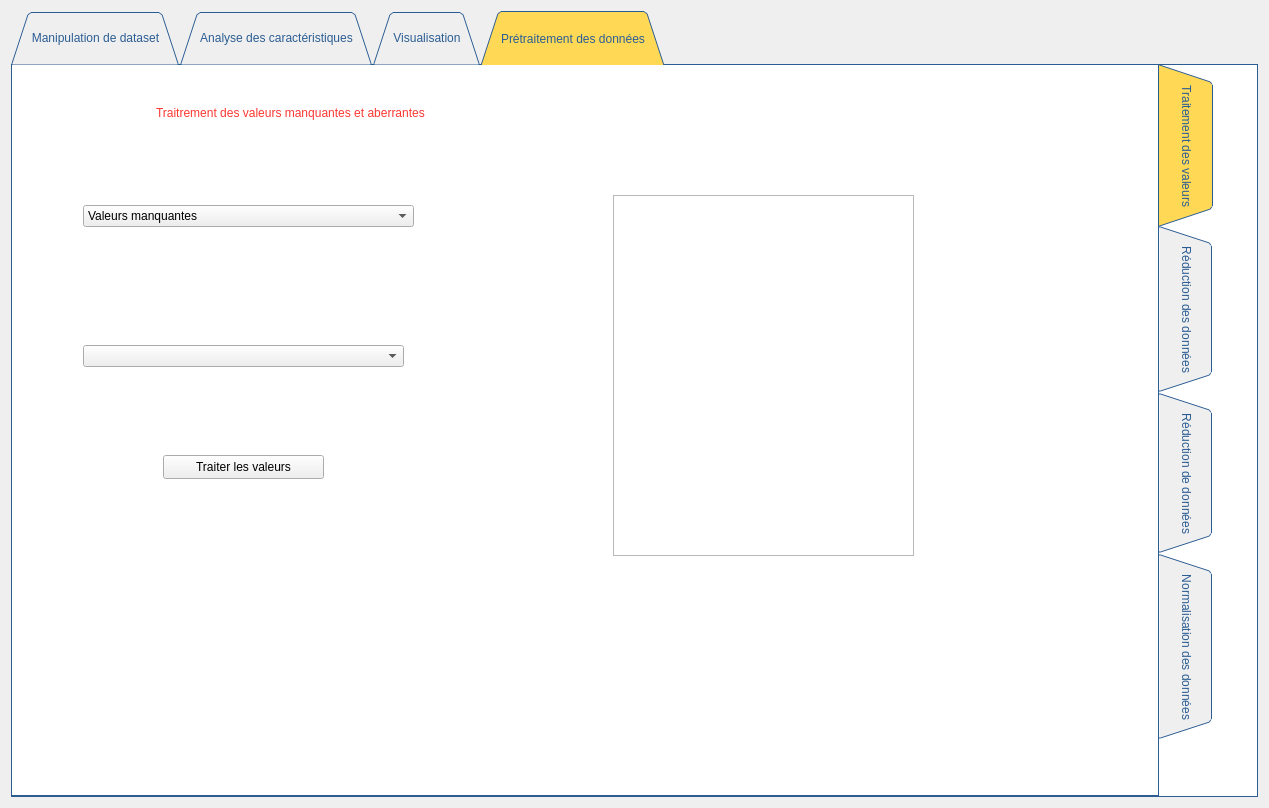
<?xml version="1.0" encoding="UTF-8"?>
<ui version="4.0">
 <class>Form</class>
 <widget class="QWidget" name="Form">
  <property name="windowModality">
   <enum>Qt::NonModal</enum>
  </property>
  <property name="geometry">
   <rect>
    <x>0</x>
    <y>0</y>
    <width>1269</width>
    <height>808</height>
   </rect>
  </property>
  <property name="windowTitle">
   <string>Data Mining Project Part 1</string>
  </property>
  <property name="styleSheet">
   <string notr="true"/>
  </property>
  <layout class="QGridLayout" name="gridLayout_3">
   <item row="0" column="0">
    <layout class="QGridLayout" name="gridLayout_2">
     <item row="0" column="0">
      <widget class="QTabWidget" name="tabWidget">
       <property name="styleSheet">
        <string notr="true">QTabWidget::pane {
  border: 1px solid rgb(43, 93, 147);
  top:-1px; 
  background: white;
} 

QTabBar::tab {
  background: rgb(255, 217, 86); 
  decoration:none;
  border: 5px dashed rgb(255, 217, 86); 
  padding: 15px;
  color:rgb(43, 93, 147);
} 

QTabBar::tab:selected { 
  background: rgb(255, 217, 86); 
  margin-bottom: -1px; 
}
QLabel{
	color:rgb(252, 55, 49);
font: 87 28pt &quot;Aileron Heavy&quot;;
padding:10px;
}

</string>
       </property>
       <property name="tabShape">
        <enum>QTabWidget::Triangular</enum>
       </property>
       <property name="currentIndex">
        <number>3</number>
       </property>
       <property name="documentMode">
        <bool>false</bool>
       </property>
       <property name="tabsClosable">
        <bool>false</bool>
       </property>
       <property name="movable">
        <bool>true</bool>
       </property>
       <property name="tabBarAutoHide">
        <bool>false</bool>
       </property>
       <widget class="QWidget" name="tab">
        <attribute name="title">
         <string>Manipulation de dataset</string>
        </attribute>
        <layout class="QHBoxLayout" name="horizontalLayout_2">
         <item>
          <layout class="QHBoxLayout" name="horizontalLayout">
           <item>
            <widget class="QTabWidget" name="tabWidget_2">
             <property name="styleSheet">
              <string notr="true">pane {
  border: 1px solid rgb(43, 93, 147);
  top:-1px; 
  background: white;
} 

tab {
  background: black; 
  decoration:none;
  border: 5px dashed black; 
  padding: 15px;
  color:rgb(43, 93, 147);
} 

tab:selected { 
  background: rgb(170, 170, 255); 
  margin-bottom: -1px; 
}</string>
             </property>
             <property name="tabPosition">
              <enum>QTabWidget::East</enum>
             </property>
             <property name="tabShape">
              <enum>QTabWidget::Triangular</enum>
             </property>
             <property name="currentIndex">
              <number>2</number>
             </property>
             <property name="elideMode">
              <enum>Qt::ElideLeft</enum>
             </property>
             <property name="movable">
              <bool>true</bool>
             </property>
             <property name="tabBarAutoHide">
              <bool>true</bool>
             </property>
             <widget class="QWidget" name="tab_5">
              <attribute name="title">
               <string>Visualisation du contenu</string>
              </attribute>
              <layout class="QVBoxLayout" name="verticalLayout_2">
               <item>
                <widget class="QLabel" name="label">
                 <property name="styleSheet">
                  <string notr="true"/>
                 </property>
                 <property name="text">
                  <string>Visualisation du contenu de notre dataset</string>
                 </property>
                </widget>
               </item>
               <item>
                <layout class="QVBoxLayout" name="verticalLayout">
                 <item>
                  <widget class="QTableView" name="tableView"/>
                 </item>
                </layout>
               </item>
              </layout>
             </widget>
             <widget class="QWidget" name="tab_7">
              <attribute name="title">
               <string>Description Globale</string>
              </attribute>
              <layout class="QVBoxLayout" name="verticalLayout_4">
               <item>
                <layout class="QVBoxLayout" name="verticalLayout_3">
                 <item>
                  <widget class="QLabel" name="label_2">
                   <property name="text">
                    <string>Description globale de notre dataset</string>
                   </property>
                  </widget>
                 </item>
                 <item>
                  <widget class="QTableView" name="tableView_2"/>
                 </item>
                </layout>
               </item>
              </layout>
             </widget>
             <widget class="QWidget" name="tab_8">
              <attribute name="title">
               <string>Description attributs</string>
              </attribute>
              <layout class="QVBoxLayout" name="verticalLayout_6">
               <item>
                <layout class="QVBoxLayout" name="verticalLayout_5">
                 <item>
                  <widget class="QLabel" name="label_3">
                   <property name="text">
                    <string>Description des attributs</string>
                   </property>
                  </widget>
                 </item>
                 <item>
                  <layout class="QFormLayout" name="formLayout">
                   <property name="rowWrapPolicy">
                    <enum>QFormLayout::DontWrapRows</enum>
                   </property>
                   <property name="formAlignment">
                    <set>Qt::AlignCenter</set>
                   </property>
                   <item row="1" column="0">
                    <widget class="QTableView" name="tableView_3">
                     <property name="minimumSize">
                      <size>
                       <width>500</width>
                       <height>200</height>
                      </size>
                     </property>
                    </widget>
                   </item>
                   <item row="1" column="1">
                    <widget class="QComboBox" name="comboBox">
                     <property name="maximumSize">
                      <size>
                       <width>300</width>
                       <height>16777215</height>
                      </size>
                     </property>
                    </widget>
                   </item>
                   <item row="0" column="1">
                    <widget class="QLabel" name="label_5">
                     <property name="maximumSize">
                      <size>
                       <width>350</width>
                       <height>200</height>
                      </size>
                     </property>
                     <property name="styleSheet">
                      <string notr="true">border-image: url(:/images/resources/growth-chart (1).png);</string>
                     </property>
                     <property name="text">
                      <string/>
                     </property>
                    </widget>
                   </item>
                   <item row="2" column="0">
                    <widget class="QLabel" name="label_21">
                     <property name="minimumSize">
                      <size>
                       <width>150</width>
                       <height>0</height>
                      </size>
                     </property>
                     <property name="styleSheet">
                      <string notr="true">border-image: url(:/images/resources/growth-graph.png);</string>
                     </property>
                     <property name="text">
                      <string/>
                     </property>
                    </widget>
                   </item>
                   <item row="2" column="1">
                    <widget class="QLabel" name="label_22">
                     <property name="maximumSize">
                      <size>
                       <width>150</width>
                       <height>16777215</height>
                      </size>
                     </property>
                     <property name="styleSheet">
                      <string notr="true">border-image: url(:/images/resources/money-growth.png);</string>
                     </property>
                     <property name="text">
                      <string/>
                     </property>
                    </widget>
                   </item>
                  </layout>
                 </item>
                </layout>
               </item>
              </layout>
             </widget>
             <widget class="QWidget" name="tab_9">
              <attribute name="title">
               <string>Mise à Jour</string>
              </attribute>
              <layout class="QVBoxLayout" name="verticalLayout_8">
               <item>
                <layout class="QVBoxLayout" name="verticalLayout_7">
                 <item>
                  <widget class="QLabel" name="label_4">
                   <property name="text">
                    <string>Mise à jour des attributs</string>
                   </property>
                  </widget>
                 </item>
                 <item>
                  <layout class="QHBoxLayout" name="horizontalLayout_5">
                   <item>
                    <widget class="QLabel" name="label_6">
                     <property name="maximumSize">
                      <size>
                       <width>300</width>
                       <height>50</height>
                      </size>
                     </property>
                     <property name="styleSheet">
                      <string notr="true">color:rgb(252, 55, 49);
font: 87 15pt &quot;Aileron Heavy&quot;;
padding:10px;</string>
                     </property>
                     <property name="text">
                      <string>Chercher</string>
                     </property>
                    </widget>
                   </item>
                   <item>
                    <widget class="QTextEdit" name="textEdit">
                     <property name="maximumSize">
                      <size>
                       <width>500</width>
                       <height>50</height>
                      </size>
                     </property>
                     <property name="styleSheet">
                      <string notr="true">color:rgb(43, 93, 147);
font: 20pt &quot;Roboto&quot;;
</string>
                     </property>
                    </widget>
                   </item>
                   <item>
                    <widget class="QComboBox" name="comboBox_2">
                     <property name="maximumSize">
                      <size>
                       <width>200</width>
                       <height>16777215</height>
                      </size>
                     </property>
                    </widget>
                   </item>
                  </layout>
                 </item>
                 <item>
                  <widget class="QTableView" name="tableView_4">
                   <property name="minimumSize">
                    <size>
                     <width>0</width>
                     <height>500</height>
                    </size>
                   </property>
                   <property name="styleSheet">
                    <string notr="true"/>
                   </property>
                  </widget>
                 </item>
                 <item>
                  <widget class="QPushButton" name="pushButton">
                   <property name="styleSheet">
                    <string notr="true">color:rgb(252, 55, 49);
font: 87 15pt &quot;Aileron Heavy&quot;;
padding:10px;
border: 2px solid rgb(252, 55, 49);
border-radius:20px;</string>
                   </property>
                   <property name="text">
                    <string>Modifier</string>
                   </property>
                  </widget>
                 </item>
                </layout>
               </item>
              </layout>
             </widget>
            </widget>
           </item>
          </layout>
         </item>
        </layout>
       </widget>
       <widget class="QWidget" name="tab_2">
        <attribute name="title">
         <string>Analyse des caractéristiques</string>
        </attribute>
        <layout class="QHBoxLayout" name="horizontalLayout_4">
         <item>
          <layout class="QHBoxLayout" name="horizontalLayout_3">
           <item>
            <widget class="QTabWidget" name="tabWidget_3">
             <property name="tabPosition">
              <enum>QTabWidget::East</enum>
             </property>
             <property name="tabShape">
              <enum>QTabWidget::Triangular</enum>
             </property>
             <property name="currentIndex">
              <number>0</number>
             </property>
             <widget class="QWidget" name="tab_6">
              <attribute name="title">
               <string>Tendances centrales et symétries</string>
              </attribute>
              <layout class="QVBoxLayout" name="verticalLayout_10">
               <item>
                <layout class="QVBoxLayout" name="verticalLayout_9">
                 <item>
                  <widget class="QLabel" name="label_7">
                   <property name="text">
                    <string>Mesures de tendances centrales et asymétrie</string>
                   </property>
                  </widget>
                 </item>
                 <item>
                  <layout class="QHBoxLayout" name="horizontalLayout_6">
                   <item>
                    <widget class="QLabel" name="label_8">
                     <property name="maximumSize">
                      <size>
                       <width>300</width>
                       <height>50</height>
                      </size>
                     </property>
                     <property name="styleSheet">
                      <string notr="true">color:rgb(252, 55, 49);
font: 87 15pt &quot;Aileron Heavy&quot;;
padding:10px;</string>
                     </property>
                     <property name="text">
                      <string>Chercher attribut</string>
                     </property>
                    </widget>
                   </item>
                   <item>
                    <widget class="QComboBox" name="comboBox_3">
                     <property name="maximumSize">
                      <size>
                       <width>300</width>
                       <height>30</height>
                      </size>
                     </property>
                    </widget>
                   </item>
                   <item>
                    <widget class="QLabel" name="label_9">
                     <property name="maximumSize">
                      <size>
                       <width>90</width>
                       <height>50</height>
                      </size>
                     </property>
                     <property name="styleSheet">
                      <string notr="true">border-image: url(:/images/resources/circle-chart.png);</string>
                     </property>
                     <property name="text">
                      <string/>
                     </property>
                    </widget>
                   </item>
                  </layout>
                 </item>
                </layout>
               </item>
               <item>
                <widget class="QTableView" name="tableView_5">
                 <property name="minimumSize">
                  <size>
                   <width>0</width>
                   <height>500</height>
                  </size>
                 </property>
                </widget>
               </item>
              </layout>
             </widget>
             <widget class="QWidget" name="tab_11">
              <attribute name="title">
               <string>Dispersion et Outliers</string>
              </attribute>
              <layout class="QVBoxLayout" name="verticalLayout_12">
               <item>
                <layout class="QVBoxLayout" name="verticalLayout_11">
                 <item>
                  <widget class="QLabel" name="label_10">
                   <property name="text">
                    <string>Mesures de dispersion et données abberantes</string>
                   </property>
                  </widget>
                 </item>
                 <item>
                  <layout class="QHBoxLayout" name="horizontalLayout_7">
                   <item>
                    <widget class="QLabel" name="label_11">
                     <property name="maximumSize">
                      <size>
                       <width>16777215</width>
                       <height>50</height>
                      </size>
                     </property>
                     <property name="styleSheet">
                      <string notr="true">color:rgb(252, 55, 49);
font: 87 15pt &quot;Aileron Heavy&quot;;
padding:10px;</string>
                     </property>
                     <property name="text">
                      <string>Chercher attribut</string>
                     </property>
                    </widget>
                   </item>
                   <item>
                    <widget class="QComboBox" name="comboBox_4">
                     <property name="maximumSize">
                      <size>
                       <width>300</width>
                       <height>30</height>
                      </size>
                     </property>
                    </widget>
                   </item>
                   <item>
                    <widget class="QLabel" name="label_12">
                     <property name="maximumSize">
                      <size>
                       <width>150</width>
                       <height>50</height>
                      </size>
                     </property>
                     <property name="styleSheet">
                      <string notr="true">border-image: url(:/images/resources/network-chart.png);</string>
                     </property>
                     <property name="text">
                      <string/>
                     </property>
                    </widget>
                   </item>
                  </layout>
                 </item>
                </layout>
               </item>
               <item>
                <widget class="QTableView" name="tableView_6"/>
               </item>
              </layout>
             </widget>
             <widget class="QWidget" name="tab_12">
              <attribute name="title">
               <string>Boite à Moustaches</string>
              </attribute>
              <layout class="QVBoxLayout" name="verticalLayout_14">
               <item>
                <layout class="QVBoxLayout" name="verticalLayout_13">
                 <item>
                  <widget class="QLabel" name="label_13">
                   <property name="maximumSize">
                    <size>
                     <width>16777215</width>
                     <height>100</height>
                    </size>
                   </property>
                   <property name="text">
                    <string>Boite à moustaches et données abberantes</string>
                   </property>
                  </widget>
                 </item>
                 <item>
                  <layout class="QHBoxLayout" name="horizontalLayout_8">
                   <item>
                    <widget class="QLabel" name="label_14">
                     <property name="maximumSize">
                      <size>
                       <width>16777215</width>
                       <height>50</height>
                      </size>
                     </property>
                     <property name="styleSheet">
                      <string notr="true">color:rgb(252, 55, 49);
font: 87 15pt &quot;Aileron Heavy&quot;;
padding:10px;</string>
                     </property>
                     <property name="text">
                      <string>Choisir attribut</string>
                     </property>
                    </widget>
                   </item>
                   <item>
                    <widget class="QComboBox" name="comboBox_5">
                     <property name="minimumSize">
                      <size>
                       <width>200</width>
                       <height>30</height>
                      </size>
                     </property>
                     <property name="maximumSize">
                      <size>
                       <width>500</width>
                       <height>30</height>
                      </size>
                     </property>
                    </widget>
                   </item>
                  </layout>
                 </item>
                </layout>
               </item>
              </layout>
             </widget>
             <widget class="QWidget" name="tab_10">
              <attribute name="title">
               <string>Histogramme</string>
              </attribute>
              <layout class="QVBoxLayout" name="verticalLayout_16">
               <item>
                <layout class="QVBoxLayout" name="verticalLayout_15">
                 <item>
                  <widget class="QLabel" name="label_15">
                   <property name="maximumSize">
                    <size>
                     <width>16777215</width>
                     <height>100</height>
                    </size>
                   </property>
                   <property name="text">
                    <string>Histogramme et distribution de données</string>
                   </property>
                  </widget>
                 </item>
                 <item>
                  <layout class="QHBoxLayout" name="horizontalLayout_9">
                   <item>
                    <widget class="QLabel" name="label_16">
                     <property name="maximumSize">
                      <size>
                       <width>16777215</width>
                       <height>50</height>
                      </size>
                     </property>
                     <property name="styleSheet">
                      <string notr="true">color:rgb(252, 55, 49);
font: 87 15pt &quot;Aileron Heavy&quot;;
padding:10px;</string>
                     </property>
                     <property name="text">
                      <string>Choisir attribut</string>
                     </property>
                    </widget>
                   </item>
                   <item>
                    <widget class="QComboBox" name="comboBox_6">
                     <property name="minimumSize">
                      <size>
                       <width>200</width>
                       <height>30</height>
                      </size>
                     </property>
                     <property name="maximumSize">
                      <size>
                       <width>500</width>
                       <height>16777215</height>
                      </size>
                     </property>
                    </widget>
                   </item>
                  </layout>
                 </item>
                </layout>
               </item>
              </layout>
             </widget>
            </widget>
           </item>
          </layout>
         </item>
        </layout>
       </widget>
       <widget class="QWidget" name="tab_13">
        <attribute name="title">
         <string>Visualisation</string>
        </attribute>
        <layout class="QVBoxLayout" name="verticalLayout_18">
         <item>
          <layout class="QVBoxLayout" name="verticalLayout_17">
           <item>
            <widget class="QLabel" name="label_17">
             <property name="maximumSize">
              <size>
               <width>16777215</width>
               <height>100</height>
              </size>
             </property>
             <property name="text">
              <string>Diagrammes de dispersion des données et corrélations entre les attributs</string>
             </property>
            </widget>
           </item>
           <item>
            <layout class="QHBoxLayout" name="horizontalLayout_10">
             <item>
              <widget class="QLabel" name="label_18">
               <property name="maximumSize">
                <size>
                 <width>16777215</width>
                 <height>50</height>
                </size>
               </property>
               <property name="styleSheet">
                <string notr="true">color:rgb(252, 55, 49);
font: 87 15pt &quot;Aileron Heavy&quot;;
padding:10px;</string>
               </property>
               <property name="text">
                <string>Choisir les attributs</string>
               </property>
              </widget>
             </item>
             <item>
              <layout class="QVBoxLayout" name="verticalLayout_19">
               <item>
                <widget class="QLabel" name="label_19">
                 <property name="maximumSize">
                  <size>
                   <width>16777215</width>
                   <height>50</height>
                  </size>
                 </property>
                 <property name="styleSheet">
                  <string notr="true">color:rgb(252, 55, 49);
font: 87 15pt &quot;Aileron Heavy&quot;;
padding:10px;</string>
                 </property>
                 <property name="text">
                  <string>Axes X</string>
                 </property>
                </widget>
               </item>
               <item>
                <widget class="QComboBox" name="comboBox_7">
                 <property name="minimumSize">
                  <size>
                   <width>0</width>
                   <height>30</height>
                  </size>
                 </property>
                 <property name="maximumSize">
                  <size>
                   <width>300</width>
                   <height>16777215</height>
                  </size>
                 </property>
                </widget>
               </item>
              </layout>
             </item>
             <item>
              <layout class="QVBoxLayout" name="verticalLayout_20">
               <item>
                <layout class="QVBoxLayout" name="verticalLayout_21">
                 <item>
                  <widget class="QLabel" name="label_20">
                   <property name="maximumSize">
                    <size>
                     <width>16777215</width>
                     <height>50</height>
                    </size>
                   </property>
                   <property name="styleSheet">
                    <string notr="true">color:rgb(252, 55, 49);
font: 87 15pt &quot;Aileron Heavy&quot;;
padding:10px;</string>
                   </property>
                   <property name="text">
                    <string>Axes Y</string>
                   </property>
                  </widget>
                 </item>
                 <item>
                  <widget class="QComboBox" name="comboBox_8">
                   <property name="minimumSize">
                    <size>
                     <width>0</width>
                     <height>30</height>
                    </size>
                   </property>
                   <property name="maximumSize">
                    <size>
                     <width>300</width>
                     <height>16777215</height>
                    </size>
                   </property>
                  </widget>
                 </item>
                </layout>
               </item>
              </layout>
             </item>
            </layout>
           </item>
          </layout>
         </item>
        </layout>
       </widget>
       <widget class="QWidget" name="tab_3">
        <attribute name="title">
         <string>Prétraitement des données</string>
        </attribute>
        <widget class="QTabWidget" name="tabWidget_4">
         <property name="geometry">
          <rect>
           <x>-40</x>
           <y>0</y>
           <width>1241</width>
           <height>731</height>
          </rect>
         </property>
         <property name="styleSheet">
          <string notr="true">pane {
  border: 1px solid rgb(43, 93, 147);
  top:-1px; 
  background: white;
} 

tab {
  background: black; 
  decoration:none;
  border: 5px dashed black; 
  padding: 15px;
  color:rgb(43, 93, 147);
} 

tab:selected { 
  background: rgb(170, 170, 255); 
  margin-bottom: -1px; 
}</string>
         </property>
         <property name="tabPosition">
          <enum>QTabWidget::East</enum>
         </property>
         <property name="tabShape">
          <enum>QTabWidget::Triangular</enum>
         </property>
         <property name="currentIndex">
          <number>0</number>
         </property>
         <property name="elideMode">
          <enum>Qt::ElideLeft</enum>
         </property>
         <property name="movable">
          <bool>true</bool>
         </property>
         <property name="tabBarAutoHide">
          <bool>true</bool>
         </property>
         <widget class="QWidget" name="tab_14">
          <attribute name="title">
           <string>Traitement des valeurs</string>
          </attribute>
          <widget class="QComboBox" name="comboBox_12">
           <property name="geometry">
            <rect>
             <x>110</x>
             <y>280</y>
             <width>321</width>
             <height>22</height>
            </rect>
           </property>
          </widget>
          <widget class="QPushButton" name="pushButton_3">
           <property name="geometry">
            <rect>
             <x>190</x>
             <y>390</y>
             <width>161</width>
             <height>24</height>
            </rect>
           </property>
           <property name="text">
            <string>Traiter les valeurs</string>
           </property>
          </widget>
          <widget class="QListView" name="listView">
           <property name="geometry">
            <rect>
             <x>640</x>
             <y>130</y>
             <width>301</width>
             <height>361</height>
            </rect>
           </property>
          </widget>
          <widget class="QLabel" name="label_23">
           <property name="geometry">
            <rect>
             <x>170</x>
             <y>17</y>
             <width>853</width>
             <height>62</height>
            </rect>
           </property>
           <property name="text">
            <string>Traitrement des valeurs manquantes et aberrantes</string>
           </property>
          </widget>
          <widget class="QComboBox" name="comboBox_11">
           <property name="geometry">
            <rect>
             <x>110</x>
             <y>140</y>
             <width>331</width>
             <height>22</height>
            </rect>
           </property>
           <item>
            <property name="text">
             <string>Valeurs manquantes</string>
            </property>
           </item>
           <item>
            <property name="text">
             <string>Valeurs aberrantes</string>
            </property>
           </item>
          </widget>
         </widget>
         <widget class="QWidget" name="tab_15">
          <attribute name="title">
           <string>Réduction des données</string>
          </attribute>
          <widget class="QLabel" name="label_24">
           <property name="geometry">
            <rect>
             <x>340</x>
             <y>10</y>
             <width>491</width>
             <height>81</height>
            </rect>
           </property>
           <property name="text">
            <string>Discrétisation</string>
           </property>
          </widget>
          <widget class="QComboBox" name="comboBox_13">
           <property name="enabled">
            <bool>false</bool>
           </property>
           <property name="geometry">
            <rect>
             <x>580</x>
             <y>180</y>
             <width>391</width>
             <height>22</height>
            </rect>
           </property>
          </widget>
          <widget class="QLabel" name="label_31">
           <property name="geometry">
            <rect>
             <x>640</x>
             <y>100</y>
             <width>271</width>
             <height>81</height>
            </rect>
           </property>
           <property name="text">
            <string>Choisir attribut</string>
           </property>
          </widget>
          <widget class="QLabel" name="label_32">
           <property name="geometry">
            <rect>
             <x>180</x>
             <y>100</y>
             <width>271</width>
             <height>81</height>
            </rect>
           </property>
           <property name="text">
            <string>Choisir classe</string>
           </property>
          </widget>
          <widget class="QComboBox" name="comboBox_14">
           <property name="geometry">
            <rect>
             <x>120</x>
             <y>180</y>
             <width>391</width>
             <height>22</height>
            </rect>
           </property>
           <item>
            <property name="text">
             <string>effectifs égaux</string>
            </property>
           </item>
           <item>
            <property name="text">
             <string>amplitude égale</string>
            </property>
           </item>
          </widget>
         </widget>
         <widget class="QWidget" name="tab_16">
          <attribute name="title">
           <string>Réduction de données</string>
          </attribute>
          <widget class="QLabel" name="label_25">
           <property name="geometry">
            <rect>
             <x>180</x>
             <y>30</y>
             <width>801</width>
             <height>61</height>
            </rect>
           </property>
           <property name="text">
            <string>Réduction des données verticale et horrizontale</string>
           </property>
          </widget>
          <widget class="QLabel" name="label_33">
           <property name="geometry">
            <rect>
             <x>380</x>
             <y>100</y>
             <width>301</width>
             <height>81</height>
            </rect>
           </property>
           <property name="text">
            <string>Choisir méthode</string>
           </property>
          </widget>
          <widget class="QComboBox" name="comboBox_15">
           <property name="geometry">
            <rect>
             <x>340</x>
             <y>180</y>
             <width>391</width>
             <height>22</height>
            </rect>
           </property>
           <item>
            <property name="text">
             <string>Horrizontale</string>
            </property>
           </item>
           <item>
            <property name="text">
             <string>Verticale</string>
            </property>
           </item>
          </widget>
          <widget class="QListView" name="listView_2">
           <property name="geometry">
            <rect>
             <x>410</x>
             <y>230</y>
             <width>256</width>
             <height>192</height>
            </rect>
           </property>
          </widget>
          <widget class="QPushButton" name="pushButton_4">
           <property name="geometry">
            <rect>
             <x>500</x>
             <y>450</y>
             <width>75</width>
             <height>24</height>
            </rect>
           </property>
           <property name="text">
            <string>Réduction</string>
           </property>
          </widget>
         </widget>
         <widget class="QWidget" name="tab_17">
          <attribute name="title">
           <string>Normalisation des données</string>
          </attribute>
          <widget class="QLabel" name="label_34">
           <property name="geometry">
            <rect>
             <x>420</x>
             <y>100</y>
             <width>311</width>
             <height>81</height>
            </rect>
           </property>
           <property name="text">
            <string>Choisir méthode</string>
           </property>
          </widget>
          <widget class="QComboBox" name="comboBox_16">
           <property name="geometry">
            <rect>
             <x>380</x>
             <y>180</y>
             <width>391</width>
             <height>22</height>
            </rect>
           </property>
           <item>
            <property name="text">
             <string>MinMax</string>
            </property>
           </item>
           <item>
            <property name="text">
             <string>Zscore</string>
            </property>
           </item>
          </widget>
          <widget class="QPushButton" name="pushButton_2">
           <property name="geometry">
            <rect>
             <x>540</x>
             <y>240</y>
             <width>75</width>
             <height>24</height>
            </rect>
           </property>
           <property name="text">
            <string>Normaliser</string>
           </property>
          </widget>
          <widget class="QLabel" name="label_27">
           <property name="geometry">
            <rect>
             <x>390</x>
             <y>300</y>
             <width>381</width>
             <height>61</height>
            </rect>
           </property>
           <property name="text">
            <string/>
           </property>
          </widget>
          <widget class="QLabel" name="label_26">
           <property name="geometry">
            <rect>
             <x>430</x>
             <y>20</y>
             <width>261</width>
             <height>62</height>
            </rect>
           </property>
           <property name="text">
            <string>Normalisation</string>
           </property>
          </widget>
         </widget>
        </widget>
       </widget>
      </widget>
     </item>
    </layout>
   </item>
  </layout>
 </widget>
 <resources/>
 <connections/>
</ui>
